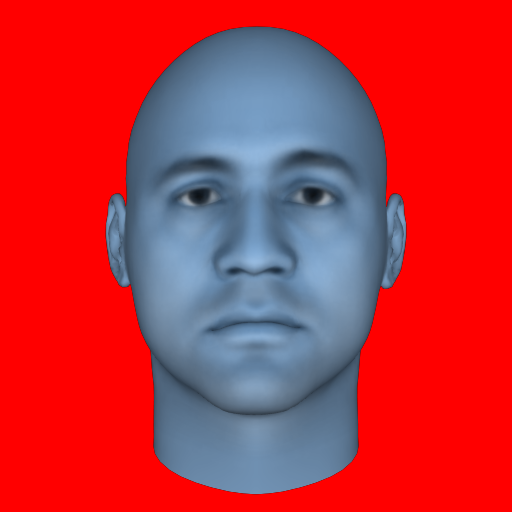
#> input picture stimuli/faces/face_010_red.png, 512 x 512 px; its folder holds only this picture in this run
$ python generate_colored_faces.py ../stimuli/faces out
#> lines starting #> are read from the running program, lines starting #| are printed output that depends on the picture
#> further down, face_img is the input picture: PIL image 512x512 RGB; mean R, G, B 191.7, 49.6, 60.9
"""
Script to generate face images with red and blue backgrounds.
Discovers all PNG files in the input directory and outputs
red and blue background versions to the output directory.
Works with PNG images that have transparent backgrounds.

Usage:
    python generate_colored_faces.py <input_dir> [output_dir]

    input_dir   - Directory containing face PNG images
    output_dir  - Where to save colored versions (default: stimuli/faces)
"""

from PIL import Image
import glob
import os
import sys

# Defaults
DEFAULT_OUTPUT_DIR = "stimuli/faces"
RED_COLOR = (255, 0, 0)
BLUE_COLOR = (0, 0, 255)


def create_colored_versions(face_img, output_path_red, output_path_blue):
    """Create red and blue background versions of a face image."""
#> called with output_path_red = 'out/face_010_red_red.png', output_path_blue = 'out/face_010_red_blue.png'
    has_transparency = (
        face_img.mode in ('RGBA', 'LA')
        or (face_img.mode == 'P' and 'transparency' in face_img.info)
    )
#> has_transparency = False

    # === Create RED version ===
    red_bg = Image.new('RGB', face_img.size, RED_COLOR)
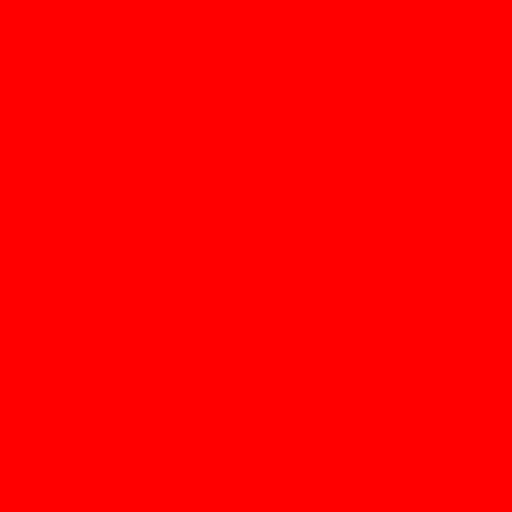
#> red_bg: PIL image 512x512 RGB; mean R, G, B 255, 0, 0
    if has_transparency:
        face_rgba = face_img.convert('RGBA')
        red_bg.paste(face_rgba, (0, 0), face_rgba)
    else:
        red_bg = face_img.convert('RGB')
    red_bg.save(output_path_red, 'PNG')
    print(f"  Created RED: {output_path_red}")

    # === Create BLUE version ===
    blue_bg = Image.new('RGB', face_img.size, BLUE_COLOR)
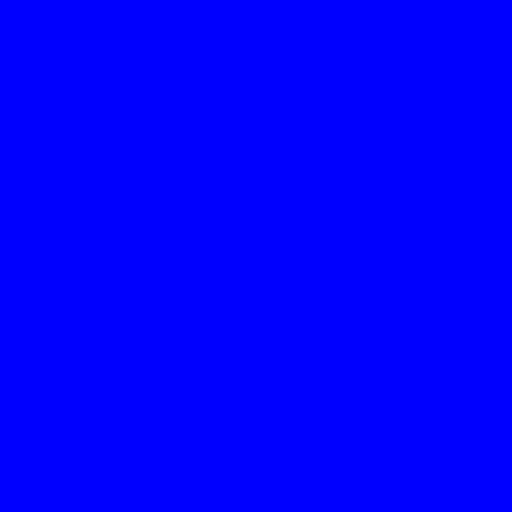
#> blue_bg: PIL image 512x512 RGB; mean R, G, B 0, 0, 255
    if has_transparency:
        face_rgba = face_img.convert('RGBA')
        blue_bg.paste(face_rgba, (0, 0), face_rgba)
    else:
        blue_bg = face_img.convert('RGB')
    blue_bg.save(output_path_blue, 'PNG')
    print(f"  Created BLUE: {output_path_blue}")


if __name__ == "__main__":
    if len(sys.argv) < 2:
        print(f"Usage: python {os.path.basename(__file__)} <input_dir> [output_dir]")
        sys.exit(1)

    input_dir = sys.argv[1]
    output_dir = sys.argv[2] if len(sys.argv) > 2 else DEFAULT_OUTPUT_DIR

    if not os.path.isdir(input_dir):
        print(f"Error: {input_dir} is not a valid directory")
        sys.exit(1)

    os.makedirs(output_dir, exist_ok=True)

    # Discover all PNG files in the input directory
    png_files = sorted(glob.glob(os.path.join(input_dir, "*.png")))

    if not png_files:
        print(f"No PNG files found in {input_dir}")
        sys.exit(1)

    print(f"Input directory:  {input_dir}")
    print(f"Output directory: {output_dir}")
    print(f"Found {len(png_files)} PNG files")
    print()

    count = 0
    for filepath in png_files:
        name = os.path.splitext(os.path.basename(filepath))[0]
        output_path_red = os.path.join(output_dir, f"{name}_red.png")
        output_path_blue = os.path.join(output_dir, f"{name}_blue.png")

        face_img = Image.open(filepath)
        create_colored_versions(face_img, output_path_red, output_path_blue)
        count += 1

    print()
    print(f"Done! Generated {count * 2} images ({count} red + {count} blue)")
    print(f"Output location: {output_dir}/")
